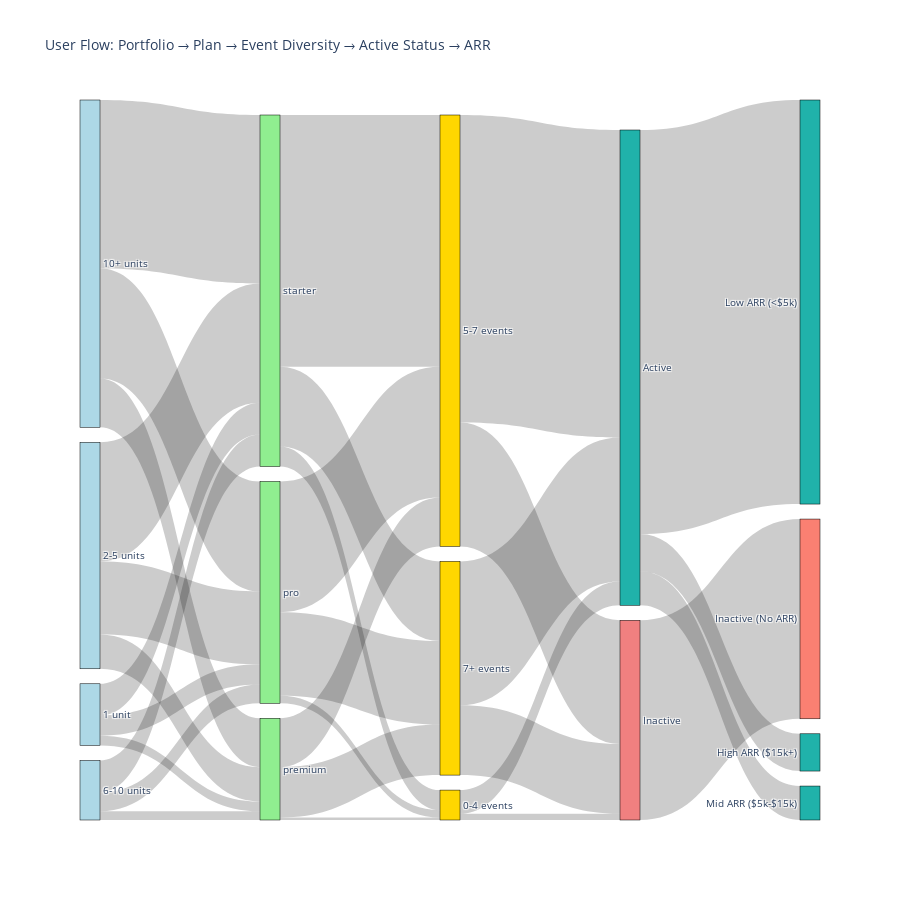

Write notebook code for a chart like this one.
### Code cell
# Create the event diversity Sankey diagram
print("\n" + "="*100)
print("EVENT DIVERSITY FLOW ANALYSIS")
print("="*100)

# Create and show the Sankey
fig = create_event_diversity_sankey()
fig.show()

print("\nThis diagram shows how users flow through:")
print("  Portfolio Size → Plan Type → Event Diversity (how many features used) → Active Status → Revenue Tier")
print("\nEvent diversity groups:")
print("  • 0-4 events: Light users - minimal feature adoption")
print("  • 5-7 events: Moderate users - good feature adoption")
print("  • 7+ events: Power users - extensive feature adoption")

### Figure 1 — Plotly figure (JSON) as saved in the notebook; plotly's stock layout.template omitted (floating-point values rounded to 4 significant figures)
{"data": [{"link": {"label": ["144 users, $1,953,914 ARR", "299 users, $547,381 ARR", "470 users, $169,239 ARR", "509 users, $6,663,475 ARR", "1080 users, $1,970,791 ARR", "1766 users, $649,103 ARR", "130 users, $1,815,272 ARR", "278 users, $526,271 ARR", "475 users, $181,316 ARR", "724 users, $11,694,116 ARR", "1629 users, $3,453,301 ARR", "2496 users, $1,068,816 ARR", "36 users, $513,337 ARR", "723 users, $10,617,063 ARR", "748 users, $10,996,377 ARR", "110 users, $213,174 ARR", "1938 users, $3,778,853 ARR", "1238 users, $2,505,717 ARR", "297 users, $111,910 ARR", "3730 users, $1,483,189 ARR", "1180 users, $473,375 ARR", "352 users, $766,566 ARR", "91 users, $71,855 ARR", "4557 users, $12,425,532 ARR", "1834 users, $3,453,573 ARR", "2132 users, $10,125,014 ARR", "1034 users, $3,850,456 ARR", "552 users, $11,532,931 ARR", "5986 users, $6,769,036 ARR", "503 users, $5,015,144 ARR", "2959 users, $7,375,884 ARR"], "source": [0, 0, 0, 2, 2, 2, 3, 3, 3, 1, 1, 1, 4, 4, 4, 5, 5, 5, 6, 6, 6, 9, 9, 8, 8, 7, 7, 10, 10, 10, 11], "target": [4, 5, 6, 4, 5, 6, 4, 5, 6, 4, 5, 6, 9, 8, 7, 9, 8, 7, 9, 8, 7, 10, 11, 10, 11, 10, 11, 12, 14, 15, 13], "value": [144, 299, 470, 509, 1080, 1766, 130, 278, 475, 724, 1629, 2496, 36, 723, 748, 110, 1938, 1238, 297, 3730, 1180, 352, 91, 4557, 1834, 2132, 1034, 552, 5986, 503, 2959]}, "node": {"color": ["lightblue", "lightblue", "lightblue", "lightblue", "lightgreen", "lightgreen", "lightgreen", "gold", "gold", "gold", "lightseagreen", "lightcoral", "lightseagreen", "salmon", "lightseagreen", "lightseagreen"], "label": ["1 unit", "10+ units", "2-5 units", "6-10 units", "premium", "pro", "starter", "7+ events", "5-7 events", "0-4 events", "Active", "Inactive", "High ARR ($15k+)", "Inactive (No ARR)", "Low ARR (<$5k)", "Mid ARR ($5k-$15k)"], "line": {"color": "black", "width": 0.5}, "pad": 15, "thickness": 20}, "type": "sankey"}], "layout": {"font": {"size": 10}, "height": 900, "title": {"text": "User Flow: Portfolio → Plan → Event Diversity → Active Status → ARR"}}}
